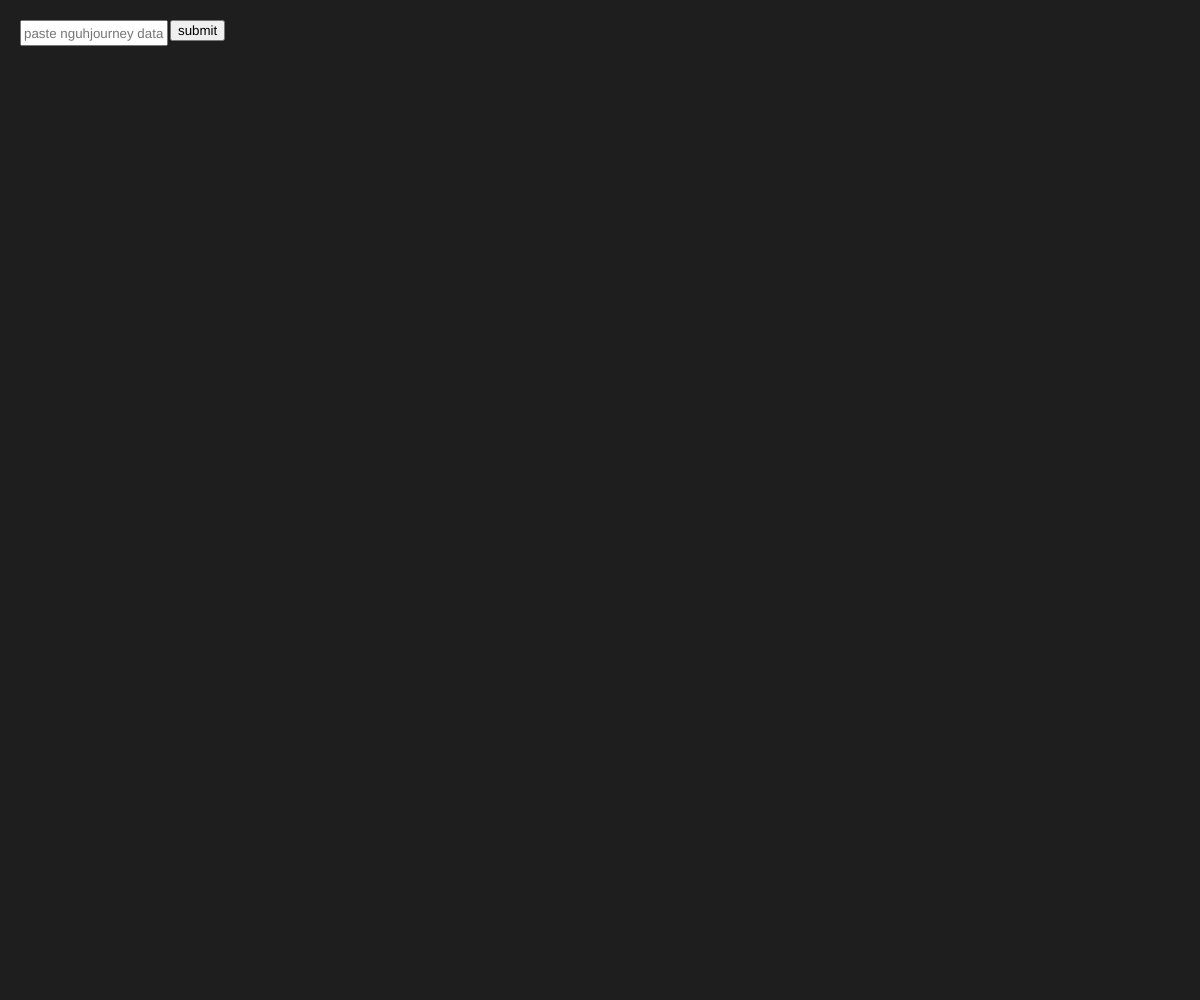
Frame 1 (no input)
Frame 60 (no input): identical to frame 1, image omitted
Frame 120 (the mouse pressed at the canvas centre since frame 60): identical to frame 1, image omitted

The p5.js sketch that drew this single still picture (run headless with seeded random() and noise() and a simulated clock; from frame 60 on, the mouse is pressed at the canvas centre):

// p5.js sketch
// ── sketch.js
let zoom = 0.05;
let offsetX = 0;
let offsetY = 0;

let routes = "";
let inputbox;
let submit;

function mouseDragged() {
  offsetX += mouseX - pmouseX;
  offsetY += mouseY - pmouseY;
}

function mouseWheel(event) {
  let zoomFactor = 1.05;
  let oldZoom = zoom;

  if (event.delta > 0) {
    zoom /= zoomFactor;
  } else {
    zoom *= zoomFactor;
  }
  zoom = constrain(zoom, 0.001, 50);

  let centerX = width / 2;
  let centerY = height / 2;
  
  offsetX = centerX - (centerX - offsetX) * (zoom / oldZoom);
  offsetY = centerY - (centerY - offsetY) * (zoom / oldZoom);

  return false;
}

function windowResized() {
  resizeCanvas(windowWidth, windowHeight);
}

function setup() {
  createCanvas(windowWidth, windowHeight);
  offsetX = width / 2;
  offsetY = height / 2;

  inputbox = createInput("");
  inputbox.attribute("placeholder", "paste nguhjourney data here");
  inputbox.position(20, 20);
  inputbox.size(140, 20);

  submit = createButton("submit");
  submit.position(170, 20);

  submit.mousePressed(() => {
    let inputdata = inputbox.value().trim();

    if (inputdata != "") {
      try {
        routes = JSON.parse(inputdata);
      } catch (e) {
        console.error(e);
      }
    }
  });
}

function draw() {
  background(30);

  push();
  translate(offsetX, offsetY);
  scale(zoom);

  if (routes && routes.lines && routes.lines.overworld) {
    let overworldLines = routes.lines.overworld;
    
    for (let i = 0; i < overworldLines.length; i++) {
      let currentLine = overworldLines[i];
      let stopsList = currentLine.stops;
      
      if (!stopsList) continue;
      
      stroke(currentLine.color || 0, 150, 255);
      strokeWeight(4 / zoom);
      noFill();
      
      beginShape();
      for (let j = 0; j < stopsList.length; j++) {
        let stop = stopsList[j];
        if (stop && stop.coords && stop.coords.length >= 2) {
          let x = stop.coords[0];
          let z = stop.coords.length > 2 ? stop.coords[2] : stop.coords[1];
          vertex(x, z);
        }
      }
      endShape();

      for (let j = 0; j < stopsList.length; j++) {
        let stop = stopsList[j];
        if (stop && stop.coords && stop.coords.length >= 2) {
          let x = stop.coords[0];
          let z = stop.coords.length > 2 ? stop.coords[2] : stop.coords[1];
  
          fill(255, 204, 0);
          noStroke();
          circle(x, z, 12 / zoom);
  
          fill(255);
          textAlign(CENTER, BOTTOM);
          textSize(12 / zoom);
          name = routes.stations?.[stop.code] || stop.code;
          text(name || "", x, z - (10 / zoom));
        }
      }
    }
  }

  pop();
}
